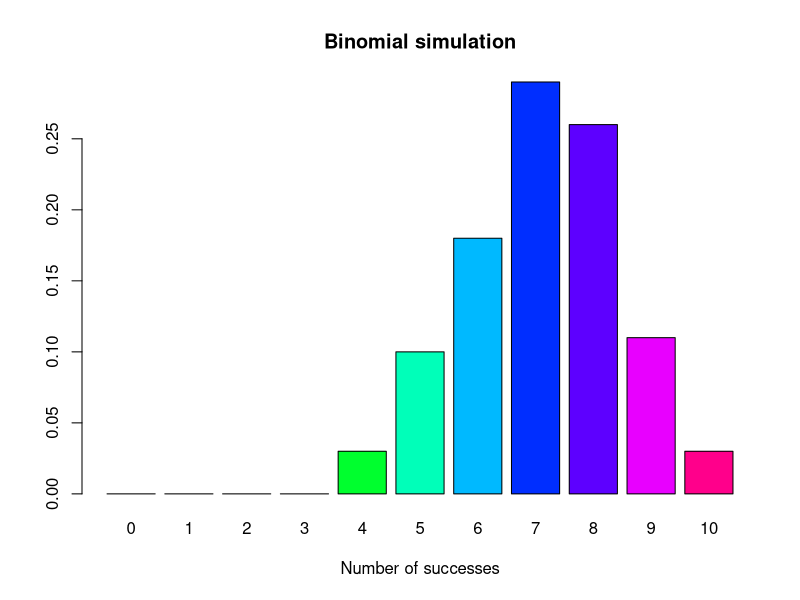
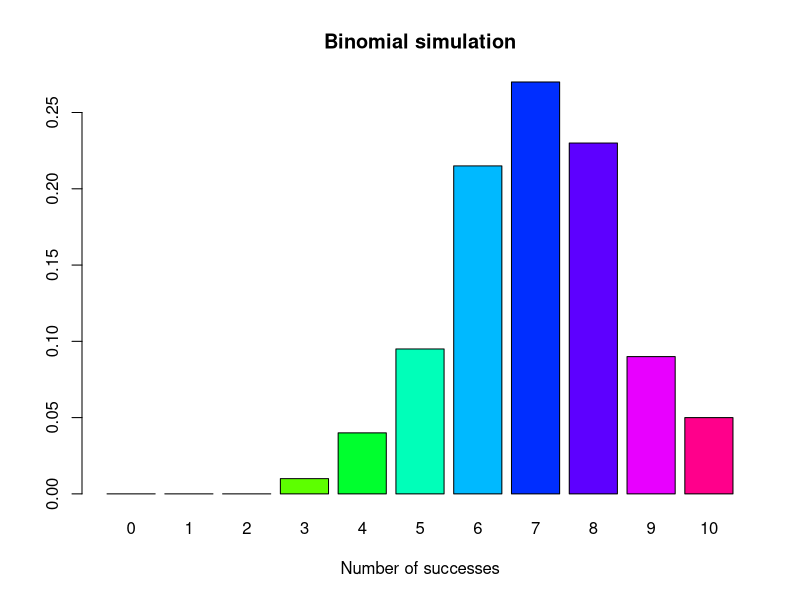
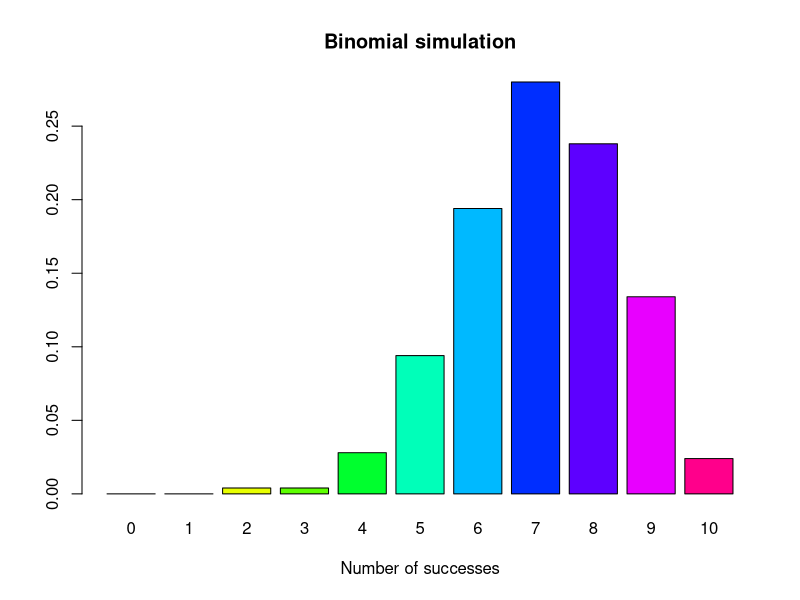
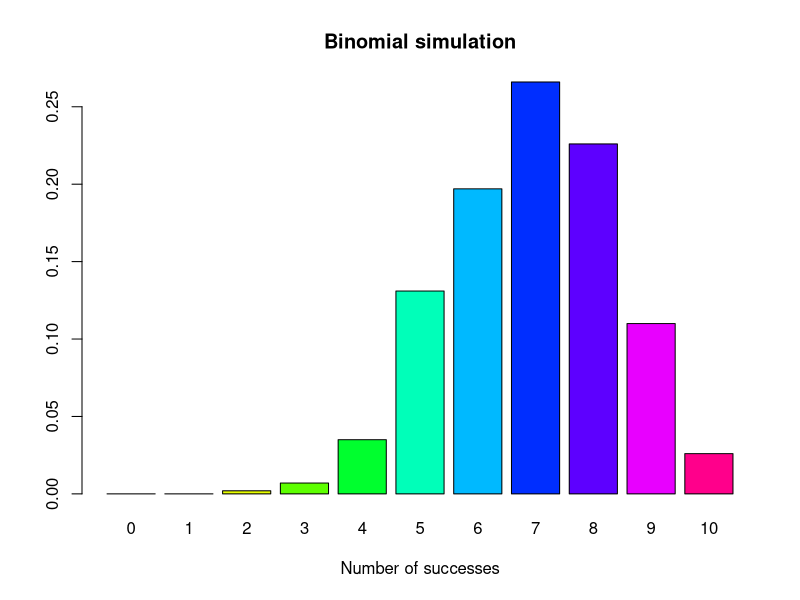
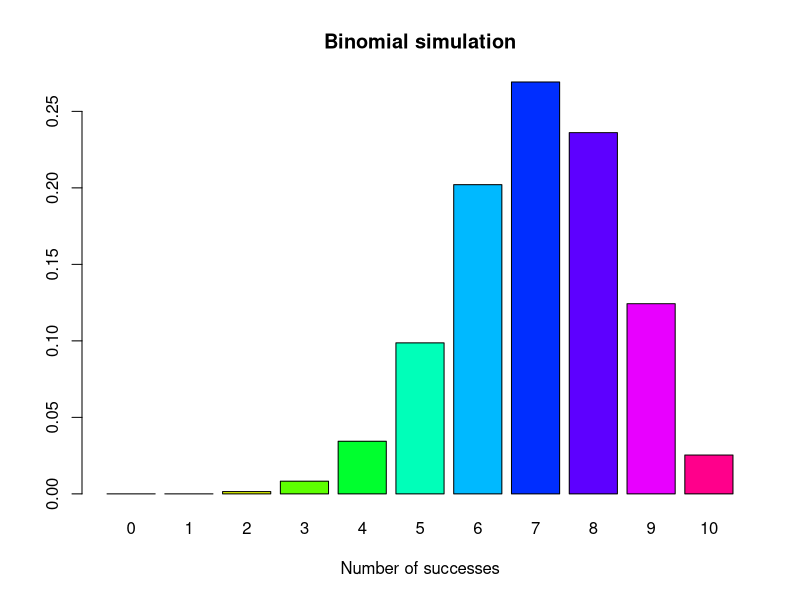
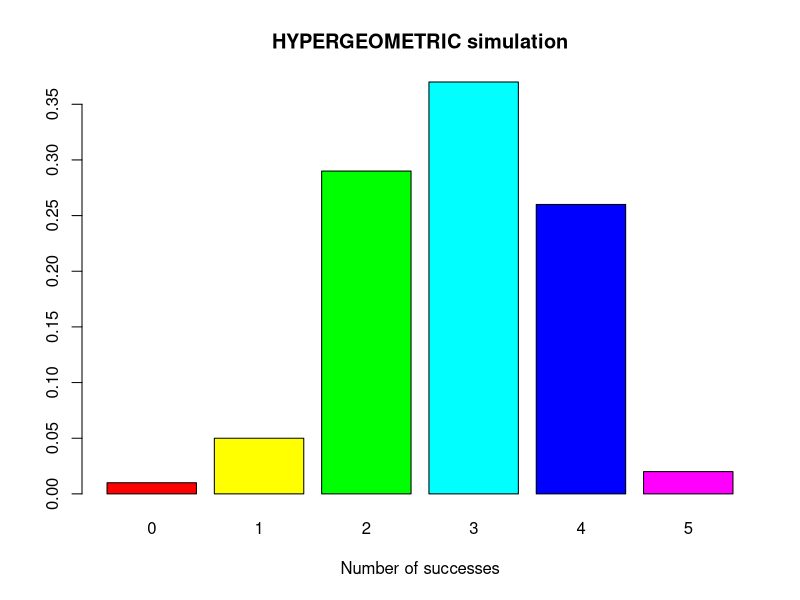
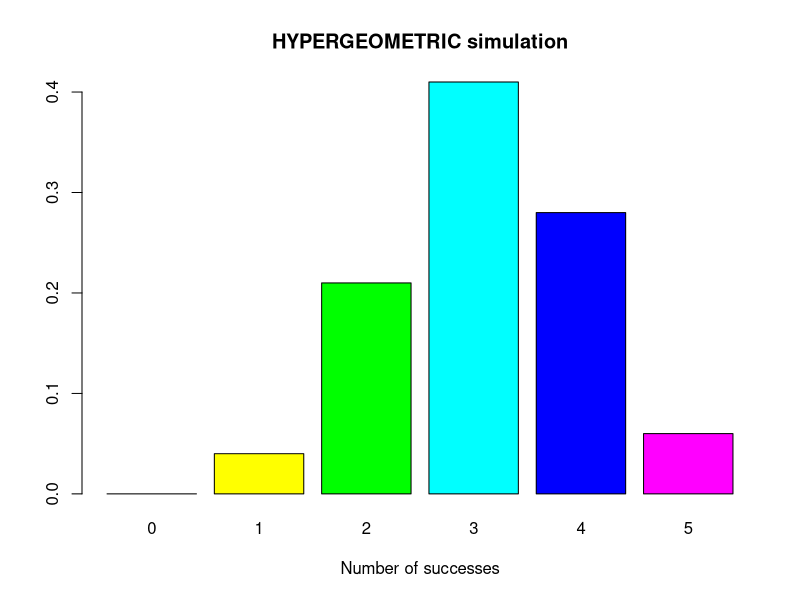
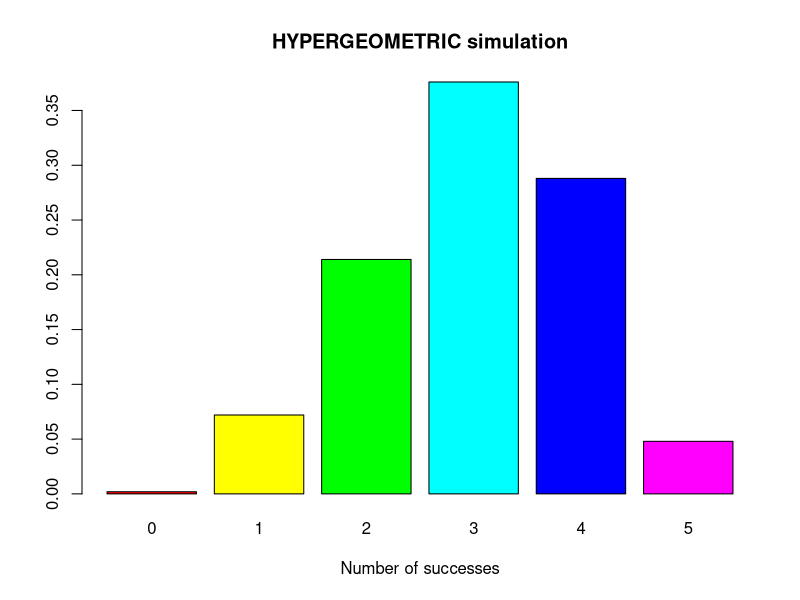

These charts were generated, in order, by the following R code:
#task 2

#Dr. Stewart's sampling function
## sampling function
# iter = iterations, n=sample size
# set default values
mybin=function(iter=100,n=10, p=0.5){ 
  # make a matrix to hold the samples
  #initially filled with NA's
  sam.mat=matrix(NA,nr=n,nc=iter, byrow=TRUE)
  #Make a vector to hold the number of successes in each trial
  succ=c()
  for( i in 1:iter){
    #Fill each column with a new sample
    sam.mat[,i]=sample(c(1,0),n,replace=TRUE, prob=c(p,1-p))
    #Calculate a statistic from the sample (this case it is the sum)
    succ[i]=sum(sam.mat[,i])
  }
  #Make a table of successes
  succ.tab=table(factor(succ,levels=0:n))
  #Make a barplot of the proportions
  barplot(succ.tab/(iter), col=rainbow(n+1), main="Binomial simulation", xlab="Number of successes")
  succ.tab/iter
}

mybin(n=10, p=0.7)
mybin(iter=200, n=10, p=0.7)
mybin(iter=500, p=0.7)
mybin(iter=1000, p=0.7)
mybin(iter=10000, p=0.7)


#verify values for table with 10000 iterations

dbinom(x=0, size=10, prob=0.7)
dbinom(x=1, size=10, prob=0.7)
dbinom(x=2, size=10, prob=0.7)
dbinom(x=3, size=10, prob=0.7)
dbinom(x=4, size=10, prob=0.7)
dbinom(x=5, size=10, prob=0.7)
dbinom(x=6, size=10, prob=0.7)
dbinom(x=7, size=10, prob=0.7)
dbinom(x=8, size=10, prob=0.7)
dbinom(x=9, size=10, prob=0.7)
dbinom(x=10, size=10, prob=0.7)

#They are all approximately equal relative frequencies to mybin simulation

# Task 3

#sample of binomial w/o replacement, 12 white marbles, 8 black marbles
whites <- c()
for(i in 1:12) {
  whites <- c(whites, "White")
}
whites

blacks <- c()
for(i in 1:12) {
  blacks <- c(blacks, "Black")
}
blacks
population <- c(whites, blacks)

## sample
sample(population, size=5, replace=FALSE)

##hypergeometric distribution simulation function from Dr. Stewart
myhyper=function(iter=100,N=20,r=12,n=5){
  # make a matrix to hold the samples
  #initially filled with NA's
  sam.mat=matrix(NA,nr=n,nc=iter, byrow=TRUE)
  #Make a vector to hold the number of successes over the trials
  succ=c()
  for( i in 1:iter){
    #Fill each column with a new sample
    sam.mat[,i]=sample(rep(c(1,0),c(r,N-r)),n,replace=FALSE)
    #Calculate a statistic from the sample (this case it is the sum)
    succ[i]=sum(sam.mat[,i])
  }
  #Make a table of successes
  succ.tab=table(factor(succ,levels=0:n))
  #Make a barplot of the proportions
  barplot(succ.tab/(iter), col=rainbow(n+1), main="HYPERGEOMETRIC simulation", xlab="Number of successes")
  succ.tab/iter
}

myhyper()
myhyper(iter=200)
myhyper(iter=500)
myhyper(iter=1000)
myhyper(iter=10000)

##verify values

?dhyper
dhyper(0, 12, 8, 5)
dhyper(1, 12, 8, 5)
dhyper(2, 12, 8, 5)
dhyper(3, 12, 8, 5)
dhyper(4, 12, 8, 5)
dhyper(5, 12, 8, 5)